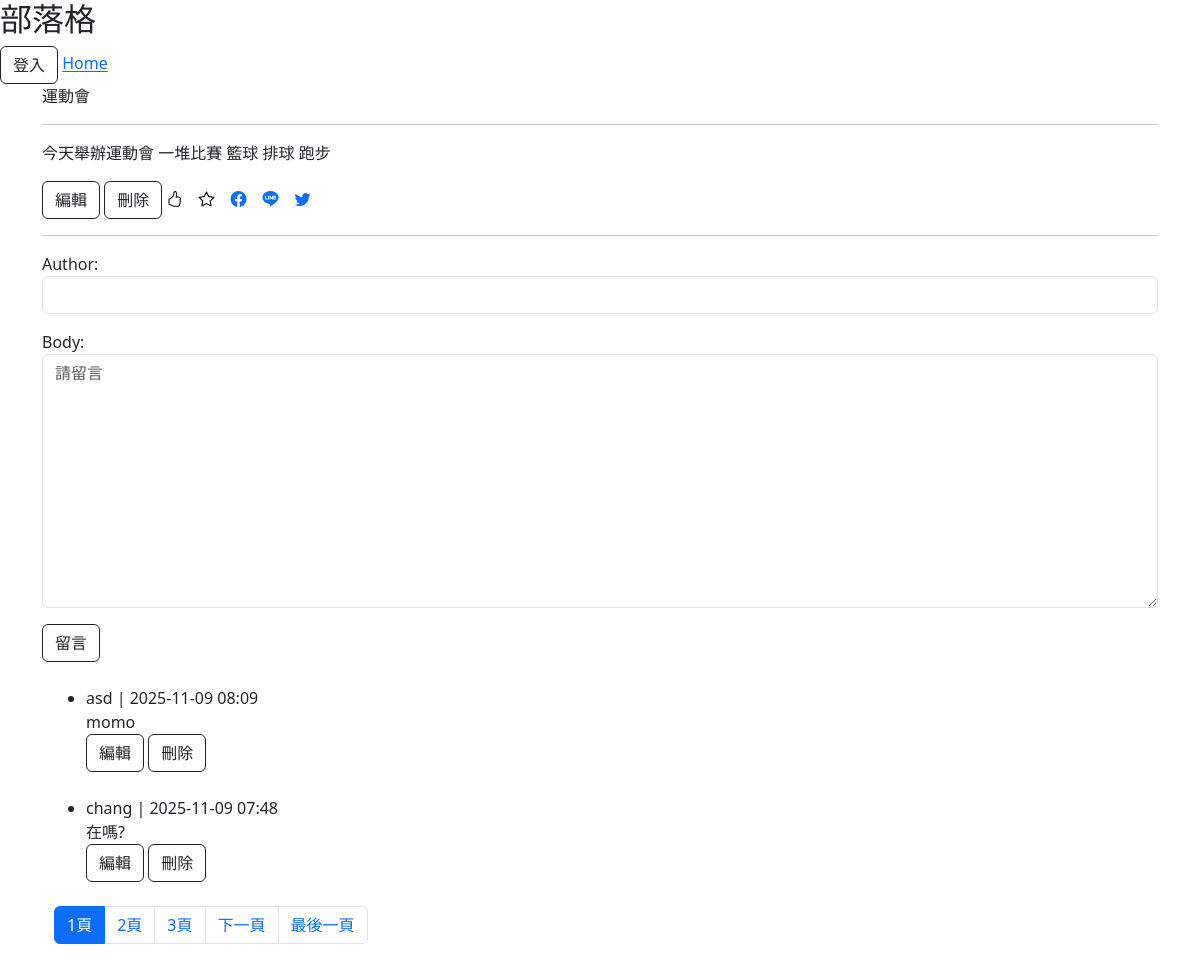
/post/16/, run on an earlier commit of the app's database.
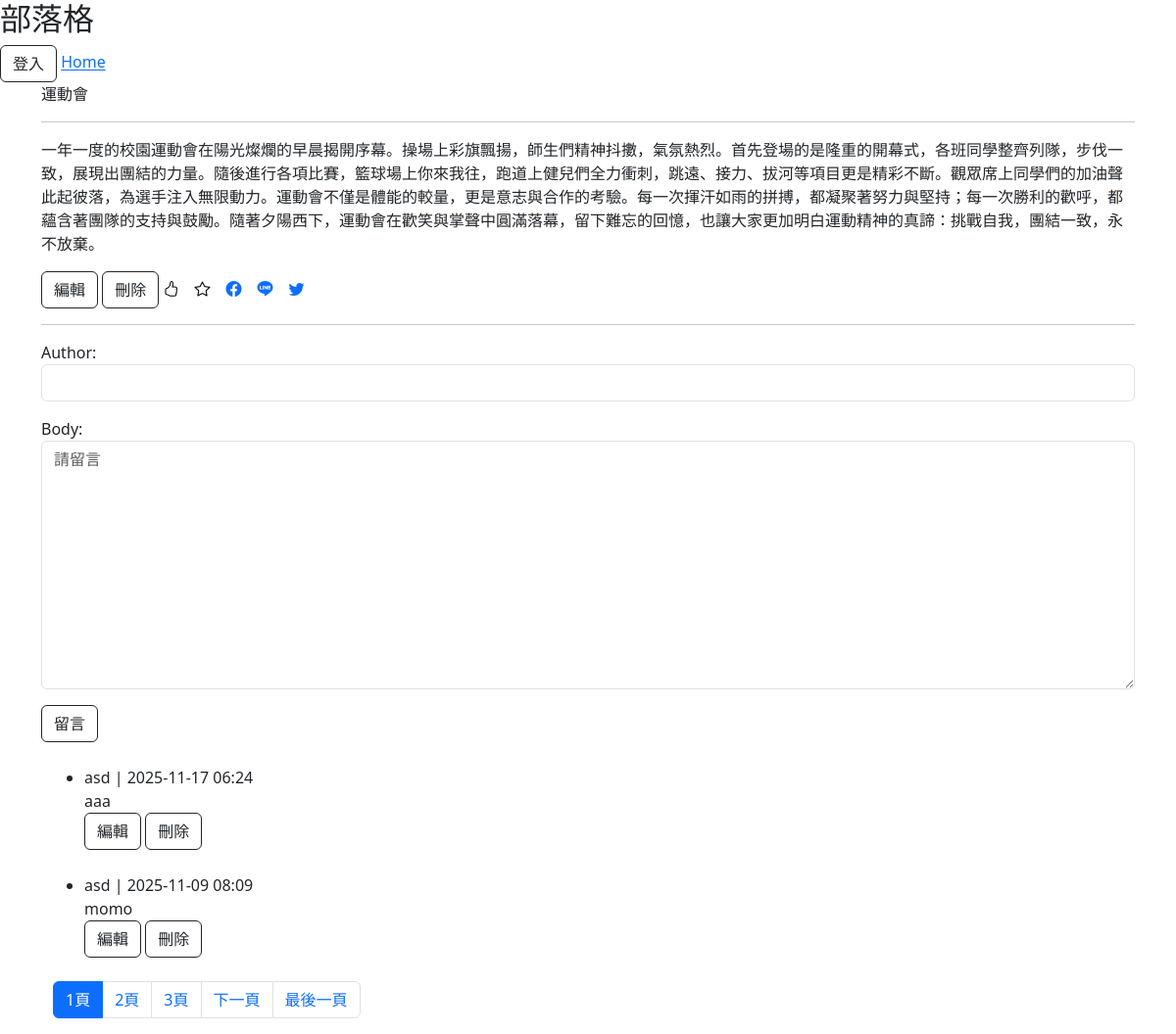
And on a later commit of the database.
### myblog/models.py (models this page shows, shortened)
class Post(models.Model):
    title = models.CharField(max_length=60)
    body = models.TextField(max_length=500)
    create_date = models.DateTimeField(auto_now_add=True)
    last_update = models.DateTimeField(auto_now=True)
    like = models.ManyToManyField(User, related_name='like_posts', blank=True)
    favorite = models.ManyToManyField(User, related_name='favorite_posts', blank=True)
    share = models.ManyToManyField(User, related_name='share_posts', blank=True)

class Comment(models.Model):
    author = models.CharField(max_length=60)
    body = models.TextField(max_length=255)
    create_date = models.DateTimeField(auto_now_add=True)
    post = models.ForeignKey('Post', on_delete=models.CASCADE)

### myblog/views.py (the view)
# urls.py: path('post/<int:pk>/',views.PostDetailView.as_view(), name='post-detail'),
class PostDetailView(DetailView):
    model = Post
    def get_context_data(self,**kwargs):
        context = super().get_context_data(**kwargs)
        context['form'] = CommentForm()
        context['comments'] = Comment.objects.filter(post=self.object)
        comments = Comment.objects.filter(post=self.object).order_by('-create_date')
        paginator = Paginator(comments,2)
        page_number = self.request.GET.get('page')
        page_obj = paginator.get_page(page_number)
        context['comments'] = page_obj.object_list
        context['page_obj'] = page_obj
        return context

### myblog/forms.py
class CommentForm(forms.ModelForm):
    class Meta:
        model = Comment
        fields = ['author','body']
        widgets = {
            'author':forms.TextInput(attrs={'class':'form-control'}),
            'body':forms.Textarea(attrs={'class':'form-control','placeholder':'請留言'}),
        }

### myblog/templatetags/social_share_tags.py (called while the page is built)
@register.simple_tag
def share_url(platform, url, title=''):
    encoded_url = quote(url)
    encoded_title = quote(title)
    templates = {
        'facebook': f'https://www.facebook.com/sharer/sharer.php?u={encoded_url}',
        'line': f'https://social-plugins.line.me/lineit/share?url={encoded_url}',
        'twitter': f'https://twitter.com/intent/tweet?url={encoded_url}&text={encoded_title}',
        'linkedin': f'https://www.linkedin.com/shareArticle?url={encoded_url}&title={encoded_title}',
        'email': f'mailto:?subject={encoded_title}&body={encoded_url}',
    }
    return templates.get(platform, '#')  # 若平台不支援，回傳 #

### myblog/templates/myblog/post_detail.html (shortened to what this page needs)
{% extends 'base.html' %}
{% load social_share_tags %}
{% block title %}
{{ post.title }}
{% endblock title %}
{% block content %}
<hr>
{{ post.body|linebreaks }}
<a href="{% url 'post-update' post.pk %}" class="btn btn-outline-dark">編輯</a>
<a href="{% url 'post-delete' post.pk %}" class="btn btn-outline-dark">刪除</a>
<div class="d-inline-flex align-items-center gap-3 ">
  <form method="post" action="{% url 'toggle-like' post.pk %}">
    <button type="submit" style="background:none; border:none; padding:0 ;cursor:pointer;">
      {% if user in post.like.all %}
      <i class="bi bi-hand-thumbs-up-fill text-warning"></i>{{ post.like.count }}
      {% else %}
      <i class="bi bi-hand-thumbs-up"></i>
      {% endif %}
    </button>
  </form>
  <form method="post" action="{% url 'toggle-favorite' post.pk %}">
    <button type="submit" style="background:none; border:none; padding:0 ;cursor:pointer;">
      {% if user in post.favorite.all %}
      <i class="bi bi-star-fill text-warning"></i>
      {% else %}
      <i class="bi bi-star"></i>
      {% endif %}
    </button>
  </form>
  <a href="{% share_url 'facebook' request.build_abosolte_url %} target='_blank'">
    <i class="bi bi-facebook"></i>
  </a>
  <a href="{% share_url 'line' request.build_abosolte_url %} target='_blank'">
    <i class="bi bi-line"></i>
  </a>
  <a href="{% share_url 'twitter' request.build_abosolte_url %} target='_blank'">
    <i class="bi bi-twitter"></i>
  </a>
</div>
<hr>
<form method="post" action="{% url 'comment-create' post.pk %}">
  {{ form.as_p }}
  <input type="submit" value="留言" class="btn btn-outline-dark">
</form>
<div class="container">
  {% if comments %}
  <ul>
    {% for comment in comments %}
    <li class="mt-4">
      {{ comment.author }} | <span>{{ comment.create_date|date:'Y-m-d H:i' }}</span>
      <br>{{ comment.body }}
    </li>
    <a href="{% url 'comment-update' comment.pk %}" class="btn btn-outline-dark">編輯</a>
    <a href="{% url 'comment-delete' comment.pk %}" class="btn btn-outline-dark">刪除</a>
    {% endfor %}
  </ul>
  {% else %}
  <p>無留言</p>
  {% endif %}
<nav aria-label="留言分頁區">
  <ul class="pagination mt-4">
    {% for num in page_obj.paginator.page_range %}
    <li class="page-item {% if page_obj.number == num %}active{% endif %}">
      <a href="?page={{ num }}" class="page-link">{{ num }}頁</a>
    </li>
    {% endfor %}
    {% if page_obj.has_next %}
    <li class="page-item"><a href="?page={{page_obj.next_page_number}}" class="page-link">下一頁</a></li>
    <li class="page-item"><a href="?page={{page_obj.paginator.num_pages}}" class="page-link">最後一頁</a></li>
    {% endif %}
  </ul>
</nav>
</div>
</div>
{% endblock content %}

What changed in the data, as far as the page shows it:
no longer on this page (row unchanged): Comment: author "chang", create_date "2025-11-09 07:48", body "在嗎?"
changed Post "運動會": body "今天舉辦運動會 一堆比賽 籃球 排球 跑步" → "一年一度的校園運動會在陽光燦爛的早晨揭開序幕。操場上彩旗飄揚，師生們精神抖擻，氣氛熱烈。首先登場的是隆重的開幕式，各班同學整齊列隊，步伐一致，展現出團結的力量。隨後進行各項比賽，籃球場上你來我往，跑道上健兒們全力衝刺，跳遠、接力、拔河等項目更是精彩不斷。觀眾席上同學們的加油聲此起彼落，為選手注入無限動力。運動會不僅是體能的較量，更是意志與合作的考驗。每一次揮汗如雨的拼搏，都凝聚著努力與堅持；每一次勝利的歡呼，都蘊含著團隊的支持與鼓勵。隨著夕陽西下，運動會在歡笑與掌聲中圓滿落幕，留下難忘的回憶，也讓大家更加明白運動精神的真諦：挑戰自我，團結一致，永不放棄。"
added Comment: author "asd", create_date "2025-11-17 06:24", body "aaa"
